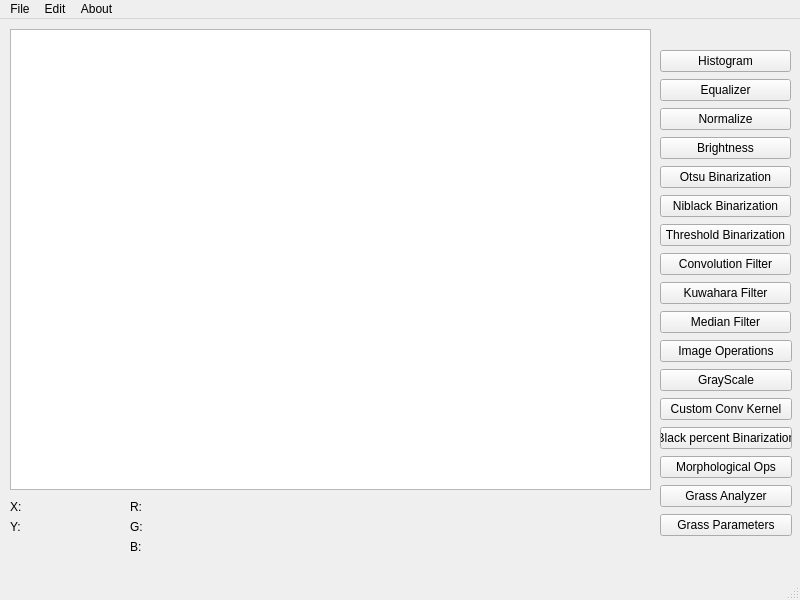
<?xml version="1.0" encoding="UTF-8"?>
<ui version="4.0">
 <class>MainWindow</class>
 <widget class="QMainWindow" name="MainWindow">
  <property name="geometry">
   <rect>
    <x>0</x>
    <y>0</y>
    <width>800</width>
    <height>600</height>
   </rect>
  </property>
  <property name="windowTitle">
   <string>Image Editor</string>
  </property>
  <widget class="QWidget" name="centralwidget">
   <widget class="QGraphicsView" name="graphicsView">
    <property name="geometry">
     <rect>
      <x>10</x>
      <y>10</y>
      <width>641</width>
      <height>461</height>
     </rect>
    </property>
   </widget>
   <widget class="QLabel" name="imgXKey">
    <property name="geometry">
     <rect>
      <x>10</x>
      <y>480</y>
      <width>21</width>
      <height>16</height>
     </rect>
    </property>
    <property name="text">
     <string>X:</string>
    </property>
   </widget>
   <widget class="QLabel" name="imgYKey">
    <property name="geometry">
     <rect>
      <x>10</x>
      <y>500</y>
      <width>21</width>
      <height>16</height>
     </rect>
    </property>
    <property name="text">
     <string>Y:</string>
    </property>
   </widget>
   <widget class="QLabel" name="imgRKey">
    <property name="geometry">
     <rect>
      <x>130</x>
      <y>480</y>
      <width>21</width>
      <height>16</height>
     </rect>
    </property>
    <property name="text">
     <string>R:</string>
    </property>
   </widget>
   <widget class="QLabel" name="imgGKey">
    <property name="geometry">
     <rect>
      <x>130</x>
      <y>500</y>
      <width>21</width>
      <height>16</height>
     </rect>
    </property>
    <property name="text">
     <string>G:</string>
    </property>
   </widget>
   <widget class="QLabel" name="imgBKey">
    <property name="geometry">
     <rect>
      <x>130</x>
      <y>520</y>
      <width>21</width>
      <height>16</height>
     </rect>
    </property>
    <property name="text">
     <string>B:</string>
    </property>
   </widget>
   <widget class="QLabel" name="imgXVal">
    <property name="geometry">
     <rect>
      <x>30</x>
      <y>480</y>
      <width>91</width>
      <height>16</height>
     </rect>
    </property>
    <property name="text">
     <string/>
    </property>
   </widget>
   <widget class="QLabel" name="imgYVal">
    <property name="geometry">
     <rect>
      <x>30</x>
      <y>500</y>
      <width>91</width>
      <height>16</height>
     </rect>
    </property>
    <property name="text">
     <string/>
    </property>
   </widget>
   <widget class="QLabel" name="imgRVal">
    <property name="geometry">
     <rect>
      <x>150</x>
      <y>480</y>
      <width>91</width>
      <height>16</height>
     </rect>
    </property>
    <property name="text">
     <string/>
    </property>
   </widget>
   <widget class="QLabel" name="imgGVal">
    <property name="geometry">
     <rect>
      <x>150</x>
      <y>500</y>
      <width>91</width>
      <height>16</height>
     </rect>
    </property>
    <property name="text">
     <string/>
    </property>
   </widget>
   <widget class="QLabel" name="imgBVal">
    <property name="geometry">
     <rect>
      <x>160</x>
      <y>520</y>
      <width>91</width>
      <height>16</height>
     </rect>
    </property>
    <property name="text">
     <string/>
    </property>
   </widget>
   <widget class="QWidget" name="verticalLayoutWidget">
    <property name="geometry">
     <rect>
      <x>660</x>
      <y>320</y>
      <width>132</width>
      <height>199</height>
     </rect>
    </property>
    <layout class="QVBoxLayout" name="verticalLayout">
     <item>
      <widget class="QPushButton" name="imageOpsPushButton">
       <property name="text">
        <string>Image Operations</string>
       </property>
      </widget>
     </item>
     <item>
      <widget class="QPushButton" name="grayScalePushButton">
       <property name="text">
        <string>GrayScale</string>
       </property>
      </widget>
     </item>
     <item>
      <widget class="QPushButton" name="customConvKernelPushButton">
       <property name="text">
        <string>Custom Conv Kernel</string>
       </property>
      </widget>
     </item>
     <item>
      <widget class="QPushButton" name="bpbPushButton">
       <property name="text">
        <string>Black percent Binarization</string>
       </property>
      </widget>
     </item>
     <item>
      <widget class="QPushButton" name="morphOpsPushButton">
       <property name="text">
        <string>Morphological Ops</string>
       </property>
      </widget>
     </item>
     <item>
      <widget class="QPushButton" name="grassPushButton">
       <property name="text">
        <string>Grass Analyzer</string>
       </property>
      </widget>
     </item>
     <item>
      <widget class="QPushButton" name="grassParamsPushButton">
       <property name="text">
        <string>Grass Parameters</string>
       </property>
      </widget>
     </item>
    </layout>
   </widget>
   <widget class="QWidget" name="verticalLayoutWidget_2">
    <property name="geometry">
     <rect>
      <x>660</x>
      <y>30</y>
      <width>131</width>
      <height>286</height>
     </rect>
    </property>
    <layout class="QVBoxLayout" name="verticalLayout_2">
     <item>
      <widget class="QPushButton" name="histogramPushButton">
       <property name="text">
        <string>Histogram</string>
       </property>
      </widget>
     </item>
     <item>
      <widget class="QPushButton" name="equalizerPushButton">
       <property name="text">
        <string>Equalizer</string>
       </property>
      </widget>
     </item>
     <item>
      <widget class="QPushButton" name="normalizePushButton">
       <property name="text">
        <string>Normalize</string>
       </property>
      </widget>
     </item>
     <item>
      <widget class="QPushButton" name="brightenPushButton">
       <property name="text">
        <string>Brightness</string>
       </property>
      </widget>
     </item>
     <item>
      <widget class="QPushButton" name="otsuBinarizePushButton">
       <property name="text">
        <string>Otsu Binarization</string>
       </property>
      </widget>
     </item>
     <item>
      <widget class="QPushButton" name="niblackBinarizepushButton">
       <property name="text">
        <string>Niblack Binarization</string>
       </property>
      </widget>
     </item>
     <item>
      <widget class="QPushButton" name="thresholdBinarizepushButton">
       <property name="text">
        <string>Threshold Binarization</string>
       </property>
      </widget>
     </item>
     <item>
      <widget class="QPushButton" name="convolutePushButton">
       <property name="text">
        <string>Convolution Filter</string>
       </property>
      </widget>
     </item>
     <item>
      <widget class="QPushButton" name="kuwaharaPushButton">
       <property name="text">
        <string>Kuwahara Filter</string>
       </property>
      </widget>
     </item>
     <item>
      <widget class="QPushButton" name="medianFilterPushButton">
       <property name="text">
        <string>Median Filter</string>
       </property>
      </widget>
     </item>
    </layout>
   </widget>
  </widget>
  <widget class="QMenuBar" name="menubar">
   <property name="geometry">
    <rect>
     <x>0</x>
     <y>0</y>
     <width>800</width>
     <height>21</height>
    </rect>
   </property>
   <widget class="QMenu" name="menuFile">
    <property name="title">
     <string>File</string>
    </property>
    <addaction name="actionLoad"/>
    <addaction name="actionSave"/>
    <addaction name="separator"/>
    <addaction name="actionExit"/>
   </widget>
   <widget class="QMenu" name="menuEdit">
    <property name="title">
     <string>Edit</string>
    </property>
   </widget>
   <widget class="QMenu" name="menuAbout">
    <property name="title">
     <string>About</string>
    </property>
   </widget>
   <addaction name="menuFile"/>
   <addaction name="menuEdit"/>
   <addaction name="menuAbout"/>
  </widget>
  <widget class="QStatusBar" name="statusbar"/>
  <action name="actionLoad">
   <property name="text">
    <string>Load</string>
   </property>
  </action>
  <action name="actionExit">
   <property name="text">
    <string>Exit</string>
   </property>
  </action>
  <action name="actionSave">
   <property name="text">
    <string>Save</string>
   </property>
  </action>
 </widget>
 <resources/>
 <connections/>
</ui>
